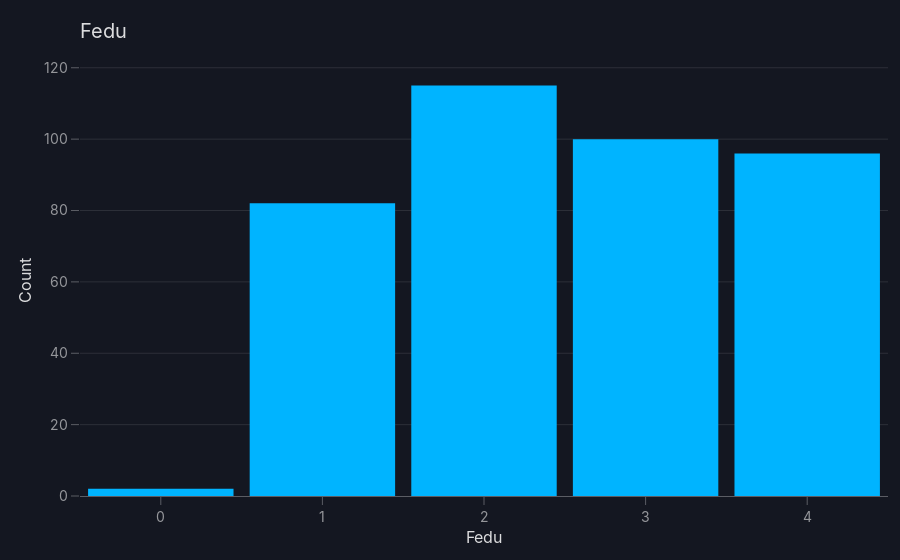

Here is the notebook cell this chart was saved with:
### Code cell
import plotly.express as px

# Assuming 'student' is your DataFrame and 'address' is a column in it
# Make sure you've imported and loaded the data correctly before using it

# Create a countplot using Plotly Express
fig = px.histogram(student, x='Fedu', title='Fedu')

# Customize the layout
fig.update_layout(
    xaxis_title='Fedu',
    yaxis_title='Count',
    font=dict(size=20)  # Adjust font size for title and labels
)

# Show the plot
fig.show()

### Figure 1 — Plotly figure (JSON) as saved in the notebook; plotly's stock layout.template omitted (floating-point values rounded to 4 significant figures; data arrays with more than 128 entries replaced by an {"elided": "..."} marker saying what was removed)
{"data": [{"alignmentgroup": "True", "bingroup": "x", "hovertemplate": "Fedu=%{x}<br>count=%{y}<extra></extra>", "legendgroup": "", "marker": {"color": "#00b4ff", "pattern": {"shape": ""}}, "name": "", "offsetgroup": "", "orientation": "v", "showlegend": false, "type": "histogram", "x": {"elided": "395 int values"}, "xaxis": "x", "yaxis": "y"}], "layout": {"barmode": "relative", "font": {"size": 20}, "legend": {"tracegroupgap": 0}, "title": {"text": "Fedu"}, "xaxis": {"anchor": "y", "domain": [0, 1], "title": {"text": "Fedu"}}, "yaxis": {"anchor": "x", "domain": [0, 1], "title": {"text": "Count"}}}}
